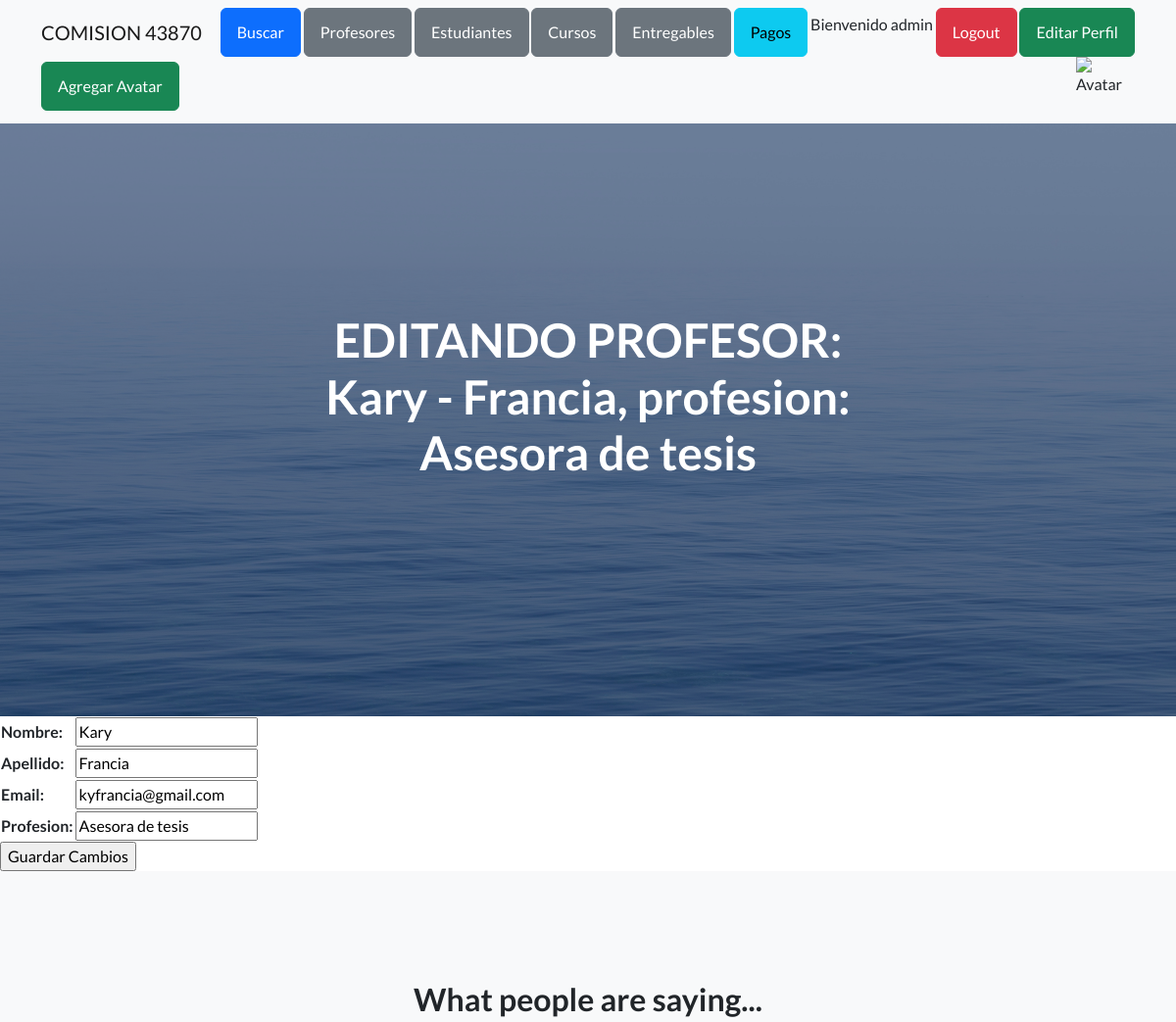
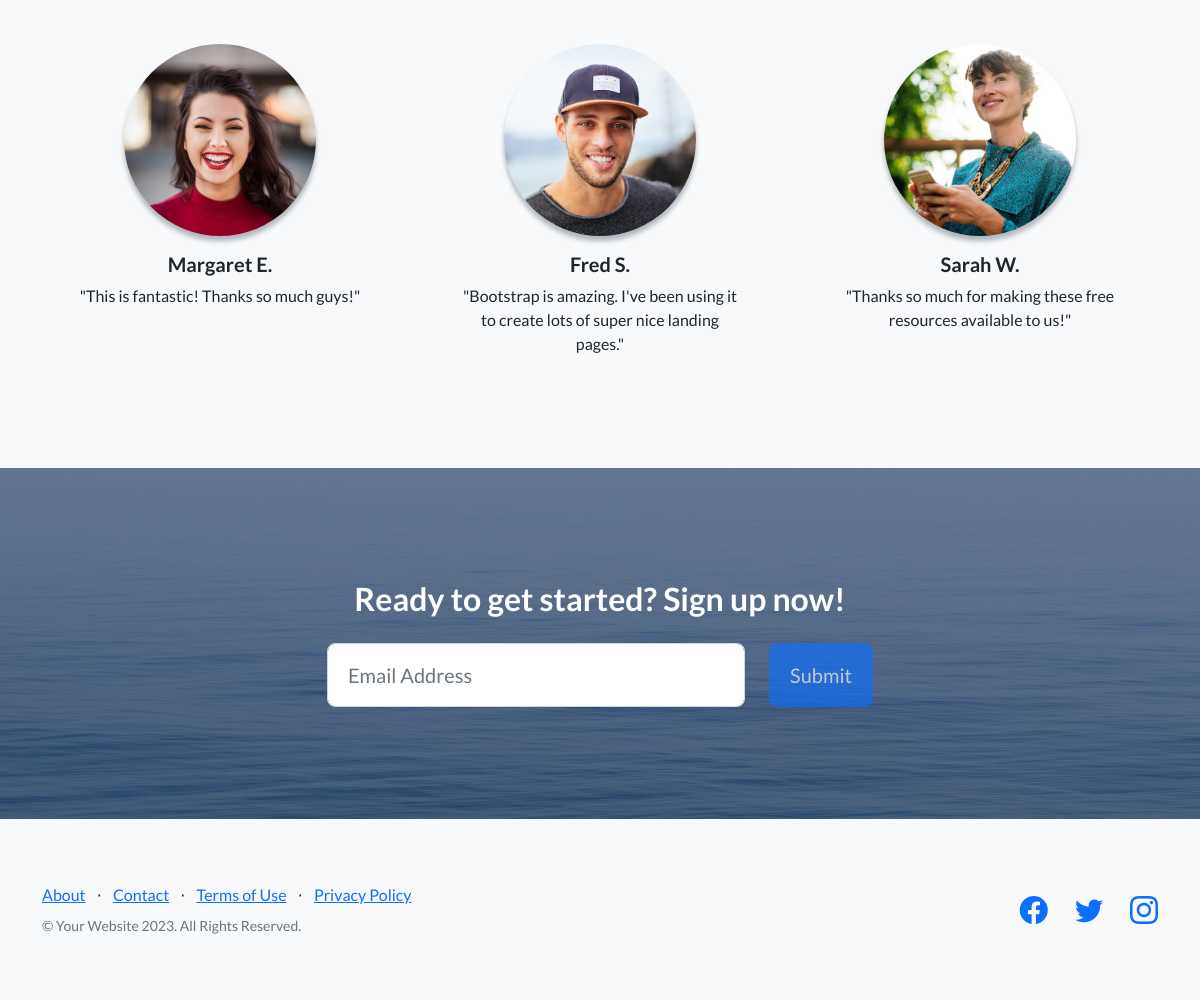
The app's page /AppCoder/editarProfesor/2 (signed in) with its own data (2 pictures, top to bottom).
### AppCoder/models.py (models this page shows)
class Profesor(models.Model):
    nombre=models.CharField(max_length=50)
    apellido=models.CharField(max_length=50)
    email=models.EmailField()
    profesion=models.CharField(max_length=50)
    def __str__(self):
        return f"{self.nombre} - {self.apellido}, profesion: {self.profesion} "

### AppCoder/views.py (the view)
# urls.py: path('editarProfesor/<id>', editarProfesor, name="editarProfesor"),
@login_required
def editarProfesor(request, id):
    profesor=Profesor.objects.get(id=id)
    if request.method=="POST":
        form=ProfesorForm(request.POST)
        if form.is_valid():
            info=form.cleaned_data
            profesor.nombre=info["nombre"]
            profesor.apellido=info["apellido"]
            profesor.email=info["email"]
            profesor.profesion=info["profesion"]
            profesor.save()
            mensaje="Profesor editado"
            profesores=Profesor.objects.all()
            formulario_profesor=ProfesorForm()
            return render(request,"AppCoder/profesores.html", {"mensaje":mensaje, "formulario": formulario_profesor, "profesores": profesores})
    else:
        formulario_profesor=ProfesorForm(initial={"nombre":profesor.nombre, "apellido":profesor.apellido, "email":profesor.email, "profesion":profesor.profesion})
    return render(request,"AppCoder/editarProfesor.html", {"formulario":formulario_profesor, "profesor":profesor})

### AppCoder/forms.py
class ProfesorForm(forms.Form):
    nombre=forms.CharField(max_length=50)
    apellido=forms.CharField(max_length=50)
    email=forms.EmailField()
    profesion=forms.CharField(max_length=50)

### AppCoder/templates/AppCoder/editarProfesor.html
{% extends "AppCoder/padre.html" %}
{% load static %}
{% block titulo %} EDITANDO PROFESOR: {{ profesor }} {% endblock %}
{% block contenido_que_cambia %}
<form action="{% url 'editarProfesor' profesor.id %}" method="POST"> {% csrf_token %}
    <table>
        {{ formulario.as_table }}
    </table>
    <input type="submit" value="Guardar Cambios">
</form>
{% endblock %}

### AppCoder/templates/AppCoder/padre.html (shortened to what this page needs)
<!DOCTYPE html>
<html lang="en">
    <head>
        {% load static %}
        <link href="https://cdn.jsdelivr.net/npm/bootstrap-icons@1.5.0/font/bootstrap-icons.css" rel="stylesheet" type="text/css" />
        <link href="{% static 'AppCoder/css/styles.css' %}" rel="stylesheet" />
    </head>
    <body>
        <nav class="navbar navbar-light bg-light static-top">
            <div class="container">
                <a class="navbar-brand" href="#!">COMISION 43870</a>
                {% if user.is_authenticated %}
                <a class="btn btn-primary" href="{% url 'busqueda' %}">Buscar</a>
                <a class="btn btn-secondary" href="{% url 'profesores' %}">Profesores</a>
                <a class="btn btn-secondary" href="{% url 'estudiante_list' %}">Estudiantes</a>
                <a class="btn btn-secondary" href="{% url 'cursos' %}">Cursos</a>
                <a class="btn btn-secondary" href="{% url 'entregables' %}">Entregables</a>
                <a class="btn btn-info" href="{% url 'pagos' %}">Pagos</a>
                <p>Bienvenido {{ user.username }}</p>
                <a class="btn btn-danger" href="{% url 'logout' %}">Logout</a>
                <a class="btn btn-success" href="{% url 'editarPerfil' %}">Editar Perfil</a>
                <a class="btn btn-success" href="{% url 'agregarAvatar' %}">Agregar Avatar</a>
                <img src="{{ avatar}}" alt="Avatar" style="width:60px;height:60px;" />
                {% else %}
                <a class="btn btn-success" href="{% url 'login' %}">Login</a>
                <a class="btn btn-success" href="{% url 'register' %}">register</a>
                {% endif %}
            </div>
        </nav>
        <header class="masthead">
            <div class="container position-relative">
                <div class="row justify-content-center">
                    <div class="col-xl-6">
                        <div class="text-center text-white">
                            <h1 class="mb-5">{% block titulo %}   {% endblock %}</h1>
                        </div>
                    </div>
                </div>
            </div>
        </header>
        {% block contenido_que_cambia %}
        {% endblock %}
        <section class="testimonials text-center bg-light">
            <div class="container">
                <h2 class="mb-5">What people are saying...</h2>
                <div class="row">
                    <div class="col-lg-4">
                        <div class="testimonial-item mx-auto mb-5 mb-lg-0">
                            <img class="img-fluid rounded-circle mb-3" src="assets/img/testimonials-1.jpg" alt="..." />
                            <h5>Margaret E.</h5>
                            <p class="font-weight-light mb-0">"This is fantastic! Thanks so much guys!"</p>
                        </div>
                    </div>
                    <div class="col-lg-4">
                        <div class="testimonial-item mx-auto mb-5 mb-lg-0">
                            <img class="img-fluid rounded-circle mb-3" src="assets/img/testimonials-2.jpg" alt="..." />
                            <h5>Fred S.</h5>
                            <p class="font-weight-light mb-0">"Bootstrap is amazing. I've been using it to create lots of super nice landing pages."</p>
                        </div>
                    </div>
                    <div class="col-lg-4">
                        <div class="testimonial-item mx-auto mb-5 mb-lg-0">
                            <img class="img-fluid rounded-circle mb-3" src="assets/img/testimonials-3.jpg" alt="..." />
                            <h5>Sarah W.</h5>
                            <p class="font-weight-light mb-0">"Thanks so much for making these free resources available to us!"</p>
                        </div>
                    </div>
                </div>
            </div>
        </section>
        <section class="call-to-action text-white text-center" id="signup">
            <div class="container position-relative">
                <div class="row justify-content-center">
                    <div class="col-xl-6">
                        <h2 class="mb-4">Ready to get started? Sign up now!</h2>
                        <form class="form-subscribe" id="contactFormFooter" data-sb-form-api-token="API_TOKEN">
                            <div class="row">
                                <div class="col">
                                    <input class="form-control form-control-lg" id="emailAddressBelow" type="email" placeholder="Email Address" data-sb-validations="required,email" />
                                </div>
                                <div class="col-auto"><button class="btn btn-primary btn-lg disabled" id="submitButton" type="submit">Submit</button></div>
                            </div>
                        </form>
                    </div>
                </div>
            </div>
        </section>
        <footer class="footer bg-light">
            <div class="container">
                <div class="row">
                    <div class="col-lg-6 h-100 text-center text-lg-start my-auto">
                        <ul class="list-inline mb-2">
                            <li class="list-inline-item"><a href="#!">About</a></li>
                            <li class="list-inline-item">⋅</li>
                            <li class="list-inline-item"><a href="#!">Contact</a></li>
                            <li class="list-inline-item">⋅</li>
                            <li class="list-inline-item"><a href="#!">Terms of Use</a></li>
                            <li class="list-inline-item">⋅</li>
                            <li class="list-inline-item"><a href="#!">Privacy Policy</a></li>
                        </ul>
                        <p class="text-muted small mb-4 mb-lg-0">&copy; Your Website 2023. All Rights Reserved.</p>
                    </div>
                    <div class="col-lg-6 h-100 text-center text-lg-end my-auto">
                        <ul class="list-inline mb-0">
                            <li class="list-inline-item me-4">
                                <a href="#!"><i class="bi-facebook fs-3"></i></a>
                            </li>
                            <li class="list-inline-item me-4">
                                <a href="#!"><i class="bi-twitter fs-3"></i></a>
                            </li>
                            <li class="list-inline-item">
                                <a href="#!"><i class="bi-instagram fs-3"></i></a>
                            </li>
                        </ul>
                    </div>
                </div>
            </div>
        </footer>
    </body>
</html>

### records on screen
Profesor: nombre+apellido+profesion "Kary - Francia, profesion: Asesora de tesis", nombre "Kary", apellido "Francia", email "kyfrancia@gmail.com", profesion "Asesora de tesis"

### other values on screen
{{ user.username }} "admin"
